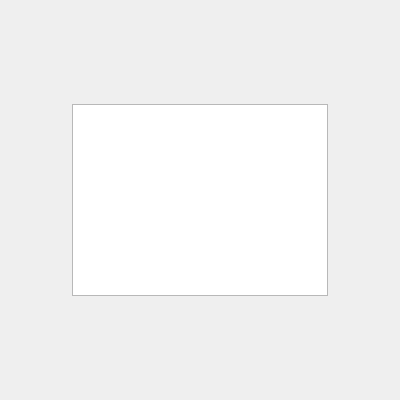
<?xml version="1.0" encoding="UTF-8"?>
<ui version="4.0">
 <class>Dialog</class>
 <widget class="QDialog" name="Dialog">
  <property name="geometry">
   <rect>
    <x>0</x>
    <y>0</y>
    <width>400</width>
    <height>400</height>
   </rect>
  </property>
  <property name="windowTitle">
   <string>Dialog</string>
  </property>
  <layout class="QGridLayout" name="gridLayout">
   <item row="0" column="1">
    <spacer name="verticalSpacer">
     <property name="orientation">
      <enum>Qt::Vertical</enum>
     </property>
     <property name="sizeHint" stdset="0">
      <size>
       <width>20</width>
       <height>86</height>
      </size>
     </property>
    </spacer>
   </item>
   <item row="1" column="0">
    <spacer name="horizontalSpacer_2">
     <property name="orientation">
      <enum>Qt::Horizontal</enum>
     </property>
     <property name="sizeHint" stdset="0">
      <size>
       <width>54</width>
       <height>20</height>
      </size>
     </property>
    </spacer>
   </item>
   <item row="1" column="1">
    <widget class="QTextBrowser" name="message_box"/>
   </item>
   <item row="1" column="2">
    <spacer name="horizontalSpacer">
     <property name="orientation">
      <enum>Qt::Horizontal</enum>
     </property>
     <property name="sizeHint" stdset="0">
      <size>
       <width>54</width>
       <height>20</height>
      </size>
     </property>
    </spacer>
   </item>
   <item row="2" column="1">
    <spacer name="verticalSpacer_2">
     <property name="orientation">
      <enum>Qt::Vertical</enum>
     </property>
     <property name="sizeHint" stdset="0">
      <size>
       <width>20</width>
       <height>86</height>
      </size>
     </property>
    </spacer>
   </item>
  </layout>
 </widget>
 <resources/>
 <connections/>
</ui>
